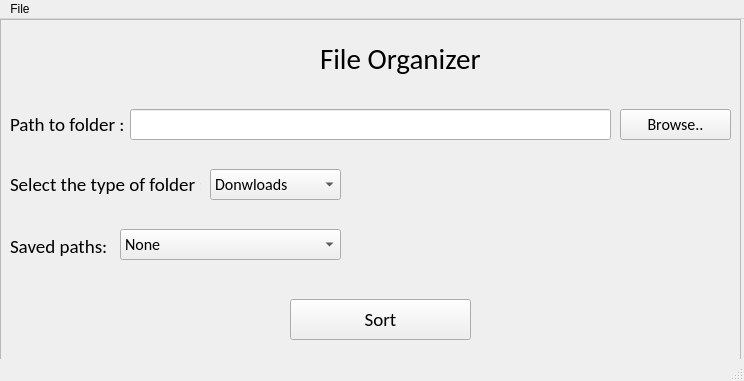
<?xml version="1.0" encoding="UTF-8"?>
<ui version="4.0">
 <class>MainWindow</class>
 <widget class="QMainWindow" name="MainWindow">
  <property name="geometry">
   <rect>
    <x>0</x>
    <y>0</y>
    <width>744</width>
    <height>381</height>
   </rect>
  </property>
  <property name="cursor">
   <cursorShape>ArrowCursor</cursorShape>
  </property>
  <property name="mouseTracking">
   <bool>false</bool>
  </property>
  <property name="windowTitle">
   <string>FIle Organizer</string>
  </property>
  <property name="windowIcon">
   <iconset>
    <normaloff>icon.ico</normaloff>icon.ico</iconset>
  </property>
  <property name="autoFillBackground">
   <bool>false</bool>
  </property>
  <property name="toolButtonStyle">
   <enum>Qt::ToolButtonTextOnly</enum>
  </property>
  <property name="documentMode">
   <bool>false</bool>
  </property>
  <property name="tabShape">
   <enum>QTabWidget::Rounded</enum>
  </property>
  <property name="dockNestingEnabled">
   <bool>false</bool>
  </property>
  <widget class="QWidget" name="centralwidget">
   <widget class="QFrame" name="frame">
    <property name="geometry">
     <rect>
      <x>0</x>
      <y>0</y>
      <width>741</width>
      <height>381</height>
     </rect>
    </property>
    <property name="font">
     <font>
      <family>Calibri</family>
      <pointsize>14</pointsize>
     </font>
    </property>
    <property name="frameShape">
     <enum>QFrame::StyledPanel</enum>
    </property>
    <property name="frameShadow">
     <enum>QFrame::Raised</enum>
    </property>
    <widget class="QLabel" name="label_2">
     <property name="geometry">
      <rect>
       <x>320</x>
       <y>20</y>
       <width>171</width>
       <height>41</height>
      </rect>
     </property>
     <property name="font">
      <font>
       <family>Calibri</family>
       <pointsize>22</pointsize>
      </font>
     </property>
     <property name="text">
      <string>File Organizer</string>
     </property>
     <property name="textInteractionFlags">
      <set>Qt::LinksAccessibleByMouse|Qt::TextSelectableByMouse</set>
     </property>
    </widget>
    <widget class="QLabel" name="label">
     <property name="geometry">
      <rect>
       <x>270</x>
       <y>20</y>
       <width>41</width>
       <height>41</height>
      </rect>
     </property>
     <property name="text">
      <string/>
     </property>
     <property name="pixmap">
      <pixmap>icon.ico</pixmap>
     </property>
     <property name="scaledContents">
      <bool>true</bool>
     </property>
    </widget>
    <widget class="QLabel" name="label_3">
     <property name="geometry">
      <rect>
       <x>10</x>
       <y>90</y>
       <width>121</width>
       <height>31</height>
      </rect>
     </property>
     <property name="text">
      <string>Path to folder :</string>
     </property>
     <property name="textInteractionFlags">
      <set>Qt::LinksAccessibleByMouse|Qt::TextSelectableByMouse</set>
     </property>
    </widget>
    <widget class="QLineEdit" name="path">
     <property name="geometry">
      <rect>
       <x>130</x>
       <y>90</y>
       <width>481</width>
       <height>31</height>
      </rect>
     </property>
    </widget>
    <widget class="QPushButton" name="sort">
     <property name="geometry">
      <rect>
       <x>290</x>
       <y>280</y>
       <width>181</width>
       <height>41</height>
      </rect>
     </property>
     <property name="font">
      <font>
       <pointsize>14</pointsize>
      </font>
     </property>
     <property name="text">
      <string>Sort</string>
     </property>
    </widget>
    <widget class="QComboBox" name="selectMode">
     <property name="geometry">
      <rect>
       <x>210</x>
       <y>150</y>
       <width>131</width>
       <height>31</height>
      </rect>
     </property>
     <property name="font">
      <font>
       <pointsize>12</pointsize>
      </font>
     </property>
     <item>
      <property name="text">
       <string>Donwloads</string>
      </property>
     </item>
     <item>
      <property name="text">
       <string>Shourtcuts</string>
      </property>
     </item>
    </widget>
    <widget class="QLabel" name="label_4">
     <property name="geometry">
      <rect>
       <x>10</x>
       <y>150</y>
       <width>191</width>
       <height>31</height>
      </rect>
     </property>
     <property name="text">
      <string>Select the type of folder :</string>
     </property>
     <property name="textInteractionFlags">
      <set>Qt::LinksAccessibleByMouse|Qt::TextSelectableByMouse</set>
     </property>
    </widget>
    <widget class="QPushButton" name="browse">
     <property name="geometry">
      <rect>
       <x>620</x>
       <y>90</y>
       <width>111</width>
       <height>31</height>
      </rect>
     </property>
     <property name="font">
      <font>
       <pointsize>12</pointsize>
      </font>
     </property>
     <property name="text">
      <string>Browse..</string>
     </property>
    </widget>
    <widget class="QComboBox" name="comboBox">
     <property name="geometry">
      <rect>
       <x>120</x>
       <y>210</y>
       <width>221</width>
       <height>31</height>
      </rect>
     </property>
     <property name="font">
      <font>
       <pointsize>12</pointsize>
      </font>
     </property>
     <item>
      <property name="text">
       <string>None</string>
      </property>
     </item>
    </widget>
    <widget class="QLabel" name="label_5">
     <property name="geometry">
      <rect>
       <x>10</x>
       <y>212</y>
       <width>101</width>
       <height>31</height>
      </rect>
     </property>
     <property name="text">
      <string>Saved paths:</string>
     </property>
     <property name="textInteractionFlags">
      <set>Qt::LinksAccessibleByMouse|Qt::TextSelectableByMouse</set>
     </property>
    </widget>
   </widget>
  </widget>
  <widget class="QStatusBar" name="statusbar"/>
  <widget class="QMenuBar" name="menuBar">
   <property name="geometry">
    <rect>
     <x>0</x>
     <y>0</y>
     <width>744</width>
     <height>21</height>
    </rect>
   </property>
   <widget class="QMenu" name="menuFile">
    <property name="title">
     <string>File</string>
    </property>
    <addaction name="actionSave_Path_2"/>
   </widget>
   <addaction name="menuFile"/>
  </widget>
  <action name="actionSave_Path">
   <property name="text">
    <string>Save Path</string>
   </property>
  </action>
  <action name="actionChange_Mode">
   <property name="text">
    <string>Change Mode</string>
   </property>
  </action>
  <action name="actionSave_Path_2">
   <property name="text">
    <string>Save Path</string>
   </property>
   <property name="shortcut">
    <string>Ctrl+S</string>
   </property>
  </action>
 </widget>
 <resources/>
 <connections/>
</ui>
